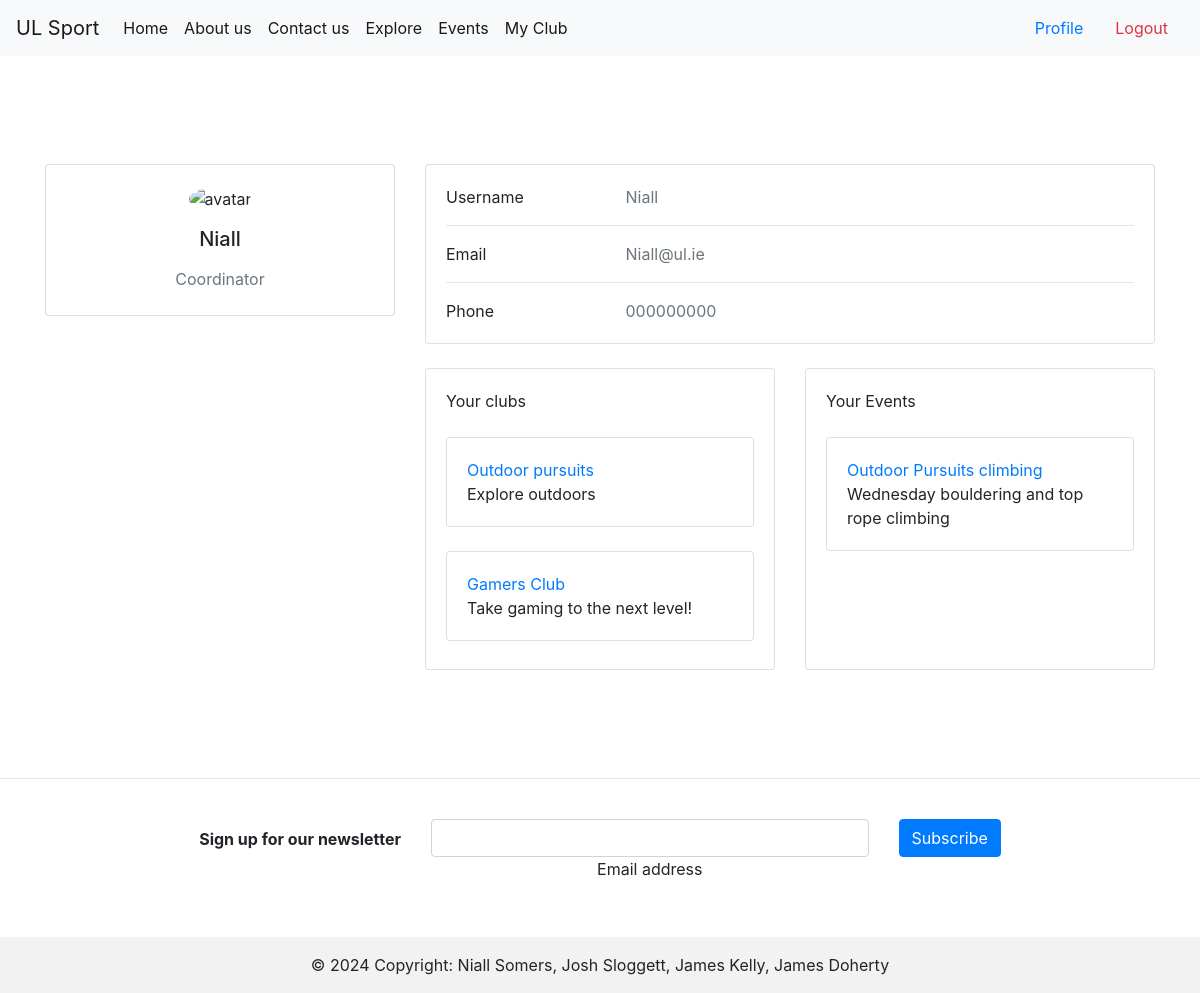
Screenshot of /profile (signed in) with the database file from the repository.
### tables this page shows
CREATE TABLE Users (
    UserID INTEGER PRIMARY KEY AUTOINCREMENT,
    Username TEXT NOT NULL,
    Password TEXT NOT NULL,
    Contact TEXT NOT NULL,
    Email TEXT NOT NULL,
    Role TEXT NOT NULL,
    ApprovalStatus TEXT DEFAULT 'Pending',
    CreatedAt TIMESTAMP DEFAULT CURRENT_TIMESTAMP,
    UpdatedAt TIMESTAMP DEFAULT CURRENT_TIMESTAMP
);

CREATE TABLE Clubs (
    ClubID INTEGER PRIMARY KEY AUTOINCREMENT,
    Name TEXT NOT NULL,
    Description TEXT,
    ValidityStatus TEXT NOT NULL,
    CoordinatorID INTEGER,
    CreatedAt TIMESTAMP DEFAULT CURRENT_TIMESTAMP,
    UpdatedAt TIMESTAMP DEFAULT CURRENT_TIMESTAMP,
    FOREIGN KEY (CoordinatorID) REFERENCES Users(UserID)
);

CREATE TABLE Events (
    EventID INTEGER PRIMARY KEY AUTOINCREMENT,
    Title TEXT NOT NULL,
    Description TEXT,
    Date DATE NOT NULL,
    Time TIME NOT NULL,
    Venue TEXT NOT NULL,
    ClubID INTEGER,
    CreatedAt TIMESTAMP DEFAULT CURRENT_TIMESTAMP,
    UpdatedAt TIMESTAMP DEFAULT CURRENT_TIMESTAMP,
    FOREIGN KEY (ClubID) REFERENCES Clubs(ClubID)
);

### auth.py (the view)
@login_required
def profile():
    conn = db.connect('db/user_data.db')
    cursor = conn.cursor()
    cursor.execute('SELECT ClubID FROM ClubMemberships WHERE UserID = ?', (current_user.id,))
    clubIDs = cursor.fetchall()
    clubs = []
    cursor.execute('SELECT EventID FROM EventRegistrations WHERE UserID = ?', (current_user.id,))
    eventIDs = cursor.fetchall()
    events = []
    for clubID in clubIDs:
        cursor.execute('SELECT * FROM Clubs WHERE ClubID = ?', clubID)
        club = cursor.fetchone()
        clubs.append(club)
    for eventID in eventIDs:
        cursor.execute('SELECT * FROM Events WHERE EventID = ?', eventID)
        event = cursor.fetchone()
        print(event)
        events.append(event)
    return render_template('/profile.html', clubs=clubs, events=events)

### app.py (called while the page is built)
@login_manager.user_loader
def load_user(user_id):
    conn = db.connect('db/user_data.db')
    cursor = conn.cursor()
    cursor.execute('SELECT * FROM Users WHERE UserID = ?', (user_id,))
    user_data = cursor.fetchone()
    conn.close()
    if user_data:
        return auth.User(user_data[0], user_data[1])

### templates/profile.html (shortened to what this page needs)
{% extends "base.html" %}
{% block content %}
<section>
    <div class="container py-5">
      <div class="row">
        <div class="col-lg-4">
          <div class="card mb-4">
            <div class="card-body text-center">
              <img src="https://mdbcdn.b-cdn.net/img/Photos/new-templates/bootstrap-chat/ava3.webp" alt="avatar"
                class="rounded-circle img-fluid" style="width: 150px;">
              <h5 class="my-3">{{ user_data.username }}</h5>
              <p class="text-muted mb-1">{{ user_data.role}}</p>
            </div>
          </div>
        </div>
        <div class="col-lg-8">
          <div class="card mb-4">
            <div class="card-body">
              <div class="row">
                <div class="col-sm-3">
                  <p class="mb-0">Username</p>
                </div>
                <div class="col-sm-9">
                  <p class="text-muted mb-0">{{ user_data.username }}</p>
                </div>
              </div>
              <hr>
              <div class="row">
                <div class="col-sm-3">
                  <p class="mb-0">Email</p>
                </div>
                <div class="col-sm-9">
                  <p class="text-muted mb-0">{{ user_data.email }}</p>
                </div>
              </div>
              <hr>
              <div class="row">
                <div class="col-sm-3">
                  <p class="mb-0">Phone</p>
                </div>
                <div class="col-sm-9">
                  <p class="text-muted mb-0">{{ user_data.mobile }}</p>
                </div>
              </div>
            </div>
          </div>
          <div class="row">
            <div class="col-md-6">
              <div class="card mb-4 mb-md-0">
                <div class="card-body" style="overflow: auto; height: 300px;">
                  <p class="mb-4"> Your clubs
                  </p>
                  {% for club in clubs %}
                  <div class="card">
                  <div class="card-body">
                    <a class="card-title" href="{{url_for('explore')}}">{{club[1]}}</a>
                    <p class="card-text">{{club[2]}}</p>
                  </div>
                </div>
                  <br>
                  {% endfor %}
                </div>
              </div>
            </div>
            <div class="col-md-6">
              <div class="card mb-4 mb-md-0">
                <div class="card-body" style="overflow: auto; height: 300px;">
                  <p class="mb-4">Your Events
                  </p>
                  {% for event in events %}
                  <div class="card">
                  <div class="card-body">
                    <a class="card-title" href="{{url_for('explore')}}">{{event[1]}}</a>
                    <p class="card-text">{{event[2]}}</p>
                  </div>
                </div>
                  <br>
                  {% endfor %}
                </div>
              </div>
            </div>
          </div>
        </div>
      </div>
    </div>
  </section>
{% endblock %}

### templates/base.html (style rules this page uses)
body { min-height: 100vh; overflow-x: hidden; }

### rows the page displays
Users: username "Niall", role "Coordinator", email "Niall@ul.ie", mobile "000000000"
Clubs: Name "Outdoor pursuits", Description "Explore outdoors"
Clubs: Name "Gamers Club", Description "Take gaming to the next level!"
Events: Title "Outdoor Pursuits climbing", Description "Wednesday bouldering and top rope climbing"
